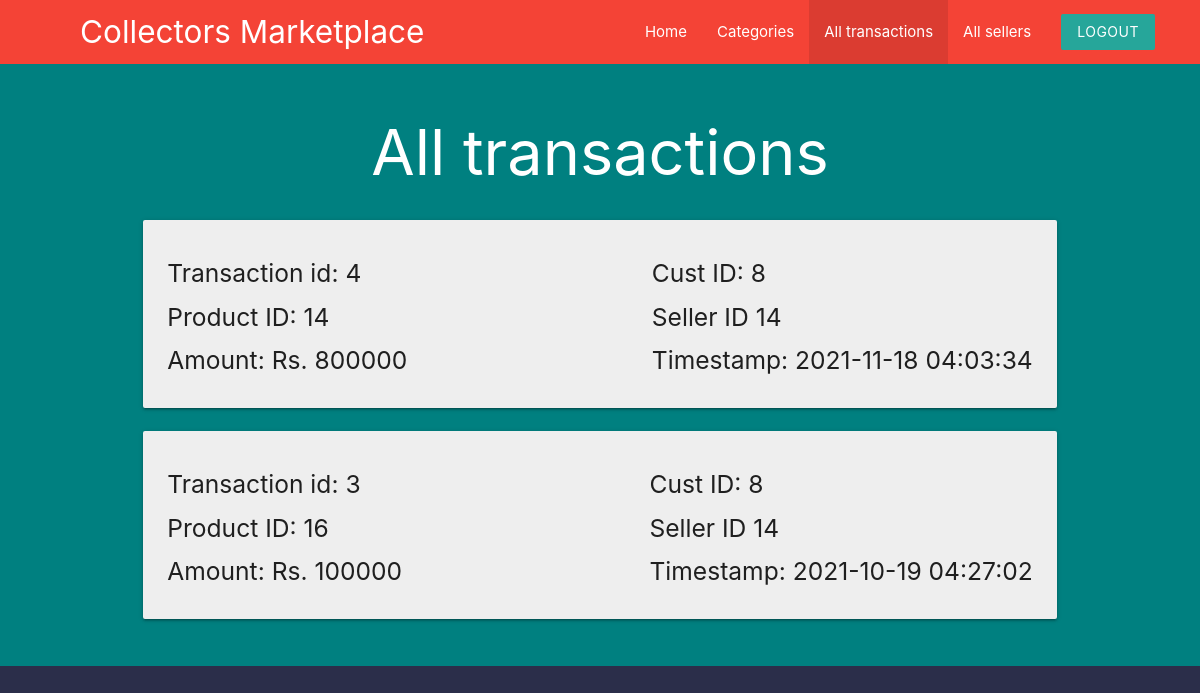
Screenshot of /admin/all_transactions.php (signed in) with the database file from the repository.
### tables this page shows
CREATE TABLE `transactions` (
  `cust_id` int(5) NOT NULL,
  `seller_id` int(5) NOT NULL,
  `timestamp` timestamp NOT NULL DEFAULT current_timestamp(),
  `trans_id` int(10) NOT NULL,
  `product_id` int(5) NOT NULL,
  `Total` int(11) NOT NULL
);

### admin/all_transactions.php (the view, shortened to what this page needs)
<?php
    include("../templates/database_conn.php");
    $sql1="SELECT * FROM `transactions` order by `timestamp` desc";
    $res1=mysqli_query($con,$sql1);
    $rows1 = mysqli_fetch_all($res1, MYSQLI_ASSOC);
?>
<!DOCTYPE html>
<html lang="en">
<head>
    <link rel="stylesheet" href="https://cdnjs.cloudflare.com/ajax/libs/materialize/1.0.0/css/materialize.min.css">
    <link rel="stylesheet" href="../templates/stylesheet.css">
</head>
<body style="background-color:#2b2e4a;" >
<nav class="red z-depth-0" style="padding-right: 30px;padding-left: 80px;">
		<div>
			<a href="#" class="brand-logo brand-text hide-on-med-and-down">Collectors Marketplace</a>
            <ul id="nav-mobile" class="right">
                <li><a href="adminpage.php">Home</a></li>
                <li><a href="admin_categories.php">Categories</a></li>
                <li  class="active"><a href="all_transactions.php">All transactions</a></li>
                <li><a href="All_sellers.php">All sellers</a></li>
				<li><a href="admin_logout.php" class="btn brand z-depth-0">Logout</a></li>
		    </ul>
		</div>
        <br>
</nav>
<div class="blackbgbg">
    <div class="container">
    <section>
    <div class="row">
        <h1 class="white-text center">All transactions</h1>
            <?php foreach($rows1 as $c){ ?>
                <div class="col s12 md6">
  				    <div class="card grey lighten-3">
                        <div class="card-content">
                        <div class="right">
                            <h5>Cust ID: <?php echo htmlspecialchars($c['cust_id']); ?></h5>
                            <h5>Seller ID <?php echo htmlspecialchars($c['seller_id']); ?></h5>
                            <h5>Timestamp: <?php echo htmlspecialchars($c['timestamp']);?></h5>
                        </div>
                            <h5>Transaction id: <?php echo htmlspecialchars($c['trans_id']);?></h5>
                            <h5>Product ID: <?php echo htmlspecialchars($c['product_id']);?></h5>
                            <h5>Amount: Rs. <?php echo htmlspecialchars($c['Total']);?></h5>
                        </div>
                    </div>
                </div>
            <?php } ?>
        </div>
    </div>
</div>
</body>
</html>

### templates/stylesheet.css (style rules this page uses)
.container { width: 80%; margin: 0 auto; border: none; padding: 1%; }
.blackbgbg { background-color: teal; }

### rows the page displays
transactions: cust "8", seller "14", timestamp "2021-11-18 04:03:34", trans_id "4", product "14", Total "800000"
transactions: cust "8", seller "14", timestamp "2021-10-19 04:27:02", trans_id "3", product "16", Total "100000"
